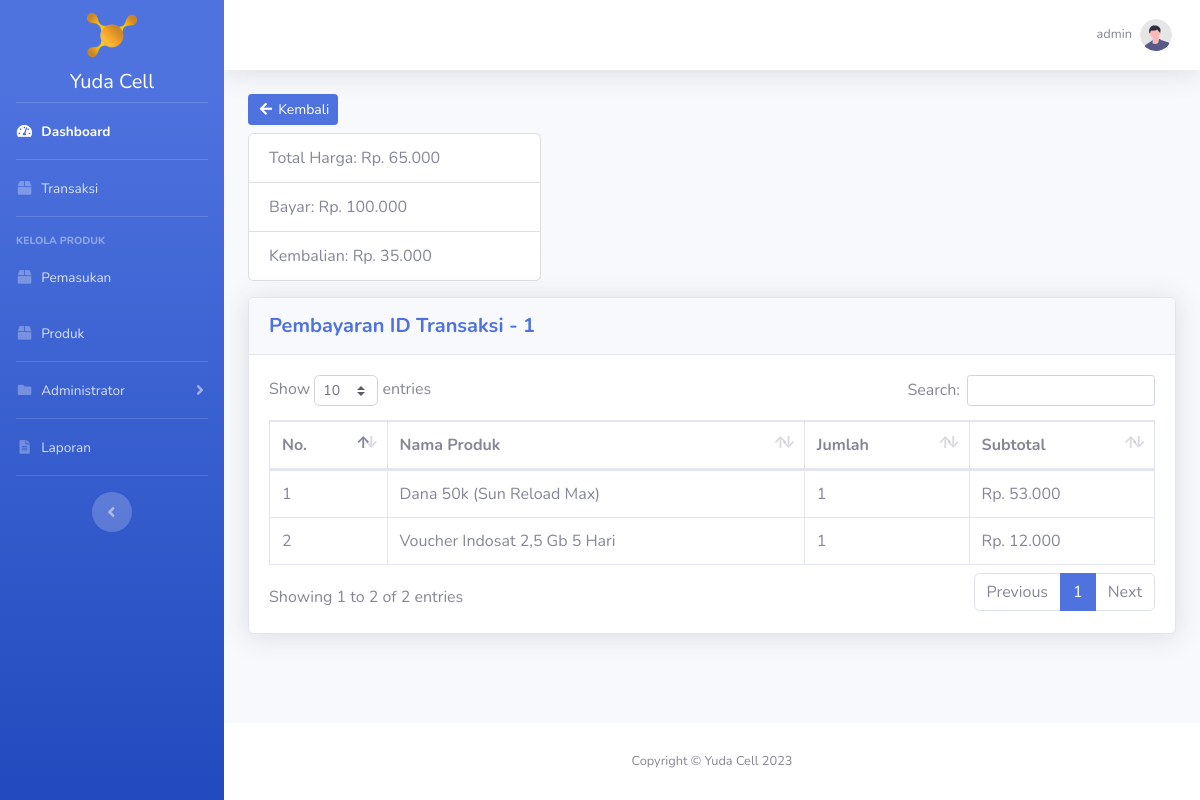
Screenshot of /transaksi/detail_transaksi.php?id_transaksi=1 (signed in) with the database file from the repository.
### tables this page shows
CREATE TABLE `user` (
  `id_user` int(11) NOT NULL,
  `username` varchar(20) NOT NULL,
  `password` varchar(300) NOT NULL,
  `hak_akses` enum('administrator','operator') NOT NULL,
  `nama_lengkap` varchar(50) NOT NULL,
  `no_telp_user` varchar(20) NOT NULL
);

CREATE TABLE `transaksi` (
  `id_transaksi` int(11) NOT NULL,
  `tanggal_transaksi` datetime NOT NULL,
  `total_harga` int(11) DEFAULT NULL,
  `bayar` int(11) DEFAULT NULL,
  `kembalian` int(11) DEFAULT NULL,
  `id_user` int(11) NOT NULL
);

CREATE TABLE `detail_transaksi` (
  `id_detail_transaksi` int(11) NOT NULL,
  `id_transaksi` int(11) NOT NULL,
  `id_produk` int(11) DEFAULT NULL,
  `jumlah` int(11) NOT NULL,
  `subtotal` int(11) NOT NULL
);

CREATE TABLE `produk` (
  `id_produk` int(11) NOT NULL,
  `nama_produk` varchar(50) NOT NULL,
  `harga_beli` int(11) NOT NULL,
  `harga_jual` int(11) NOT NULL,
  `stok` int(11) DEFAULT NULL,
  `id_jenis_saldo` int(11) DEFAULT NULL
);

CREATE TABLE `jenis_saldo` (
  `id_jenis_saldo` int(11) NOT NULL,
  `jenis_saldo` varchar(50) NOT NULL,
  `jumlah_saldo` int(11) NOT NULL
);

### transaksi/detail_transaksi.php (the view, shortened to what this page needs)
<?php
require_once '../koneksi.php';
$id_transaksi = htmlspecialchars($_GET['id_transaksi']);
$data_transaksi = mysqli_fetch_assoc(mysqli_query($koneksi, "SELECT * FROM transaksi INNER JOIN user ON transaksi.id_user = user.id_user WHERE transaksi.id_transaksi = '$id_transaksi'"));
$detail_transaksi = mysqli_query($koneksi, "SELECT * FROM detail_transaksi INNER JOIN transaksi ON detail_transaksi.id_transaksi = transaksi.id_transaksi INNER JOIN produk ON detail_transaksi.id_produk = produk.id_produk LEFT OUTER JOIN jenis_saldo ON produk.id_jenis_saldo = jenis_saldo.id_jenis_saldo WHERE detail_transaksi.id_transaksi = '$id_transaksi' ORDER BY produk.nama_produk ASC");
$id_user = htmlspecialchars($_SESSION['id_user']);
$data_profile = mysqli_fetch_assoc(mysqli_query($koneksi, "SELECT * FROM user WHERE id_user = '$id_user'"));
?>
<!DOCTYPE html>
<html lang="en">
<head>
    <?php include_once '../include/head.php'; ?>
</head>
<body id="page-top">
    <div id="wrapper">
        <?php include_once '../include/sidebar.php'; ?>
        <div id="content-wrapper" class="d-flex flex-column">
            <div id="content">
                <?php include_once '../include/topbar.php'; ?>
                <div class="container-fluid">
                	<div class="row mb-2">
                		<div class="col-lg-4">
                            <a href="<?= BASE_URL; ?>transaksi/index.php" class="btn btn-sm btn-primary"><i class="fas fa-fw fa-arrow-left"></i> Kembali</a>
                			<ul class="list-group my-2">
							  <li class="list-group-item">Total Harga: Rp. <?= str_replace(",", ".", number_format($data_transaksi['total_harga'])); ?></li>
							  <li class="list-group-item">Bayar: Rp. <?= str_replace(",", ".", number_format($data_transaksi['bayar'])); ?></li>
							  <li class="list-group-item">Kembalian: Rp. <?= str_replace(",", ".", number_format($data_transaksi['kembalian'])); ?></li>
							</ul>
                		</div>
                	</div>
                    <div class="card shadow mb-4">
                        <div class="card-header py-3">
                            <div class="row">
                                <div class="col head-left">
                                    <h5 class="my-auto font-weight-bold text-primary">Pembayaran ID Transaksi - <?= $data_transaksi['id_transaksi']; ?></h5>
                                </div>
                            </div>
                        </div>
                        <div class="card-body">
                            <div class="table-responsive">
	                            <table class="table table-bordered" id="dataTable" width="100%" cellspacing="0">
									<thead>
										<tr>
											<th>No.</th>
											<th>Nama Produk</th>
											<th>Jumlah</th>
											<th>Subtotal</th>
										</tr>
									</thead>
									<tbody>
										<?php $i = 1; ?>
										<?php foreach ($detail_transaksi as $ddt): ?>
											<tr>
												<td><?= $i++; ?></td>
												<td><?= $ddt['nama_produk']; ?> <?= ($ddt['jenis_saldo']) ? '('.$ddt['jenis_saldo'].')' : ''; ?></td>
												<td><?= $ddt['jumlah']; ?></td>
												<td>Rp. <?= str_replace(",", ".", number_format($ddt['subtotal'])); ?></td>
											</tr>
										<?php endforeach ?>
									</tbody>
								</table>
							</div>
                        </div>
                    </div>
				</div>
            </div>
            <?php include_once '../include/footer.php'; ?>
        </div>
    </div>
</body>
</html>

### include/topbar.php (shortened to what this page needs)
<nav class="navbar navbar-expand navbar-light bg-white topbar mb-4 static-top shadow">
    <ul class="navbar-nav ml-auto">
        <li class="nav-item dropdown no-arrow">
            <a class="nav-link dropdown-toggle" href="#" id="userDropdown" role="button"
                data-toggle="dropdown" aria-haspopup="true" aria-expanded="false">
                <span class="mr-2 d-none d-lg-inline text-gray-600 small"><?= $data_profile['username']; ?></span>
                <img class="img-profile rounded-circle"
                    src="<?= BASE_URL; ?>img/undraw_profile.svg">
            </a>
        </li>
    </ul>
</nav>

### css/yuda_cell.css (style rules this page uses)
html { scroll-behavior: smooth; }
.head-left { text-align: left; margin-top: auto; margin-bottom: auto; }

### rows the page displays
user: username "admin"
transaksi: total_harga "65.000", bayar "100.000", kembalian "35.000", id_transaksi "1"
detail_transaksi: id_produk.nama_produk "Dana 50k", jenis_saldo.jenis_saldo "Sun Reload Max", jumlah "1", subtotal "53.000"
detail_transaksi: id_produk.nama_produk "Voucher Indosat 2,5 Gb 5 Hari", jumlah "1", subtotal "12.000"
